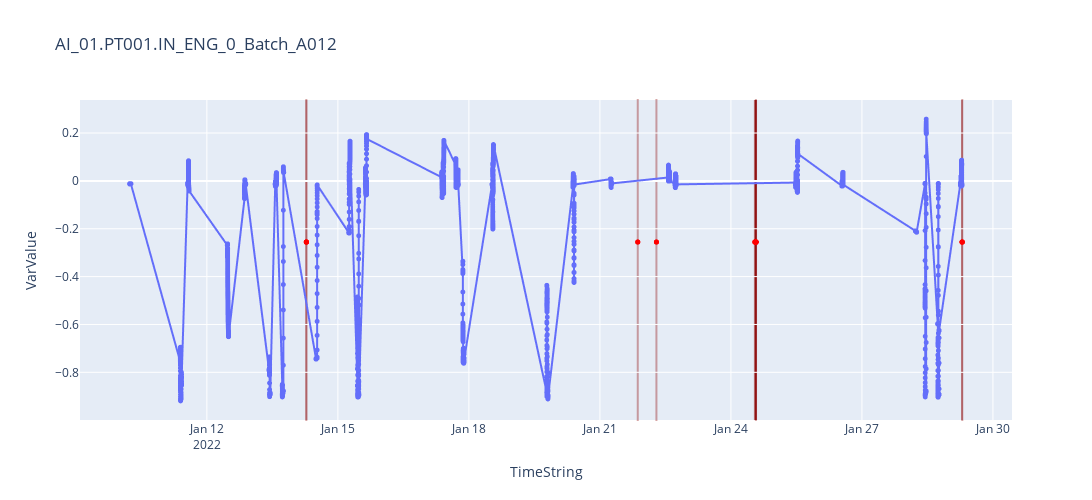

The code cell stored with this chart in its notebook:
### Code cell
df_sub = df_trends[df_trends['VarName']==varname]
df_sub = df_sub[df_trends['Validity'].isin([int(x) for x in validity])]
df_sub = df_sub[df_trends['Batch']==batch]

df_sub = df_sub.sort_values(by='TimeString')

df_sub['day'] = df_sub['TimeString'].astype(str).str[:10]

#day_measurements = set(df_sub['day'])

#df_alarms_sub = df_alarms_sub[df_alarms_sub['TimeString_Begin'].astype(str).str[:10].isin(day_measurements)]
print(str(df_alarms_sub.shape[0])+" alarms")

df_sub_batch = df_batch_work[df_batch_work['Batch']==batch]
df_sub_batch = df_sub_batch.reset_index(drop=True)
print(str(df_sub_batch.shape[0])+" batches")

mean_value = df_sub["VarValue"].mean()

fig = px.line(df_sub, x="TimeString", y="VarValue", markers=True, title=varname+'_'+validity[0]+'_'+batch, width=1500, height=500)

fig.update_traces(marker=dict(size=5))

for i in range(df_sub_batch.shape[0]):
    fig.add_vrect(x0=df_sub_batch.iloc[i]['TimeString_Begin'], x1=df_sub_batch.iloc[i]['TimeString_End'], 
                  fillcolor="green", opacity=0.35, line=dict(color='darkgreen'), layer='below')
    
    fig.add_scatter(x=[df_sub_batch.iloc[i]['TimeString_Begin']], y=[mean_value], mode="markers", showlegend=False,
                marker=dict(size=5, color="green"), hovertemplate = str(df_sub_batch.iloc[i]['TimeString_Begin'])+', '+str(df_sub_batch.iloc[i]['MsgText']) + ' - begin', name='')
    
    fig.add_scatter(x=[df_sub_batch.iloc[i]['TimeString_End']], y=[mean_value], mode="markers", showlegend=False,
                marker=dict(size=5, color="green"),  hovertemplate = str(df_sub_batch.iloc[i]['TimeString_End'])+', '+str(df_sub_batch.iloc[i]['MsgText'])+ ' - end', name='')
    
for i in range(df_alarms_sub.shape[0]):
    fig.add_vrect(x0=df_alarms_sub.iloc[i]['TimeString_Begin'], x1=df_alarms_sub.iloc[i]['TimeString_End'], 
                  fillcolor="red", opacity=0.35, line=dict(color='darkred'), layer='below', name = str(df_alarms_sub.iloc[i]['MsgNumber']), editable=True)
    
    fig.add_scatter(x=[df_alarms_sub.iloc[i]['TimeString_Begin']], y=[mean_value], mode="markers", showlegend=False,
                marker=dict(size=5, color="red"), hovertemplate = str(df_alarms_sub.iloc[i]['TimeString_Begin'])+', Code: '+str(df_alarms_sub.iloc[i]['MsgNumber']), name='')
    
    fig.add_scatter(x=[df_alarms_sub.iloc[i]['TimeString_End']], y=[mean_value], mode="markers", showlegend=False,
                marker=dict(size=5, color="red"),  hovertemplate = str(df_alarms_sub.iloc[i]['TimeString_End'])+', Code: '+str(df_alarms_sub.iloc[i]['MsgNumber']), name='')
    
    


fig.show()

### Figure 1 — Plotly figure (JSON) as saved in the notebook; plotly's stock layout.template omitted (floating-point values rounded to 4 significant figures; data arrays with more than 128 entries replaced by an {"elided": "..."} marker saying what was removed)
{"data": [{"hovertemplate": "TimeString=%{x}<br>VarValue=%{y}<extra></extra>", "legendgroup": "", "line": {"color": "#636efa", "dash": "solid"}, "marker": {"size": 5, "symbol": "circle"}, "mode": "markers+lines", "name": "", "showlegend": false, "type": "scattergl", "x": {"elided": "14798 str values"}, "xaxis": "x", "y": {"elided": "14798 float values"}, "yaxis": "y"}, {"hovertemplate": "2022-01-14 06:39:19, Code: 176", "marker": {"color": "red", "size": 5}, "mode": "markers", "name": "", "showlegend": false, "type": "scatter", "x": ["2022-01-14T06:39:19"], "y": [-0.2558]}, {"hovertemplate": "2022-01-14 06:39:21, Code: 176", "marker": {"color": "red", "size": 5}, "mode": "markers", "name": "", "showlegend": false, "type": "scatter", "x": ["2022-01-14T06:39:21"], "y": [-0.2558]}, {"hovertemplate": "2022-01-14 06:40:28, Code: 176", "marker": {"color": "red", "size": 5}, "mode": "markers", "name": "", "showlegend": false, "type": "scatter", "x": ["2022-01-14T06:40:28"], "y": [-0.2558]}, {"hovertemplate": "2022-01-14 06:40:32, Code: 176", "marker": {"color": "red", "size": 5}, "mode": "markers", "name": "", "showlegend": false, "type": "scatter", "x": ["2022-01-14T06:40:32"], "y": [-0.2558]}, {"hovertemplate": "2022-01-21 20:47:55, Code: 176", "marker": {"color": "red", "size": 5}, "mode": "markers", "name": "", "showlegend": false, "type": "scatter", "x": ["2022-01-21T20:47:55"], "y": [-0.2558]}, {"hovertemplate": "2022-01-21 20:47:56, Code: 176", "marker": {"color": "red", "size": 5}, "mode": "markers", "name": "", "showlegend": false, "type": "scatter", "x": ["2022-01-21T20:47:56"], "y": [-0.2558]}, {"hovertemplate": "2022-01-22 07:02:59, Code: 176", "marker": {"color": "red", "size": 5}, "mode": "markers", "name": "", "showlegend": false, "type": "scatter", "x": ["2022-01-22T07:02:59"], "y": [-0.2558]}, {"hovertemplate": "2022-01-22 07:03:40, Code: 176", "marker": {"color": "red", "size": 5}, "mode": "markers", "name": "", "showlegend": false, "type": "scatter", "x": ["2022-01-22T07:03:40"], "y": [-0.2558]}, {"hovertemplate": "2022-01-24 13:09:02, Code: 176", "marker": {"color": "red", "size": 5}, "mode": "markers", "name": "", "showlegend": false, "type": "scatter", "x": ["2022-01-24T13:09:02"], "y": [-0.2558]}, {"hovertemplate": "2022-01-24 13:09:09, Code: 176", "marker": {"color": "red", "size": 5}, "mode": "markers", "name": "", "showlegend": false, "type": "scatter", "x": ["2022-01-24T13:09:09"], "y": [-0.2558]}, {"hovertemplate": "2022-01-24 13:25:28, Code: 176", "marker": {"color": "red", "size": 5}, "mode": "markers", "name": "", "showlegend": false, "type": "scatter", "x": ["2022-01-24T13:25:28"], "y": [-0.2558]}, {"hovertemplate": "2022-01-24 13:25:33, Code: 176", "marker": {"color": "red", "size": 5}, "mode": "markers", "name": "", "showlegend": false, "type": "scatter", "x": ["2022-01-24T13:25:33"], "y": [-0.2558]}, {"hovertemplate": "2022-01-24 13:41:58, Code: 176", "marker": {"color": "red", "size": 5}, "mode": "markers", "name": "", "showlegend": false, "type": "scatter", "x": ["2022-01-24T13:41:58"], "y": [-0.2558]}, {"hovertemplate": "2022-01-24 13:42:04, Code: 176", "marker": {"color": "red", "size": 5}, "mode": "markers", "name": "", "showlegend": false, "type": "scatter", "x": ["2022-01-24T13:42:04"], "y": [-0.2558]}, {"hovertemplate": "2022-01-24 13:42:12, Code: 176", "marker": {"color": "red", "size": 5}, "mode": "markers", "name": "", "showlegend": false, "type": "scatter", "x": ["2022-01-24T13:42:12"], "y": [-0.2558]}, {"hovertemplate": "2022-01-24 13:42:24, Code: 176", "marker": {"color": "red", "size": 5}, "mode": "markers", "name": "", "showlegend": false, "type": "scatter", "x": ["2022-01-24T13:42:24"], "y": [-0.2558]}, {"hovertemplate": "2022-01-24 13:42:39, Code: 176", "marker": {"color": "red", "size": 5}, "mode": "markers", "name": "", "showlegend": false, "type": "scatter", "x": ["2022-01-24T13:42:39"], "y": [-0.2558]}, {"hovertemplate": "2022-01-24 13:42:57, Code: 176", "marker": {"color": "red", "size": 5}, "mode": "markers", "name": "", "showlegend": false, "type": "scatter", "x": ["2022-01-24T13:42:57"], "y": [-0.2558]}, {"hovertemplate": "2022-01-24 13:48:31, Code: 176", "marker": {"color": "red", "size": 5}, "mode": "markers", "name": "", "showlegend": false, "type": "scatter", "x": ["2022-01-24T13:48:31"], "y": [-0.2558]}, {"hovertemplate": "2022-01-24 13:48:35, Code: 176", "marker": {"color": "red", "size": 5}, "mode": "markers", "name": "", "showlegend": false, "type": "scatter", "x": ["2022-01-24T13:48:35"], "y": [-0.2558]}, {"hovertemplate": "2022-01-29 07:00:43, Code: 176", "marker": {"color": "red", "size": 5}, "mode": "markers", "name": "", "showlegend": false, "type": "scatter", "x": ["2022-01-29T07:00:43"], "y": [-0.2558]}, {"hovertemplate": "2022-01-29 07:00:45, Code: 176", "marker": {"color": "red", "size": 5}, "mode": "markers", "name": "", "showlegend": false, "type": "scatter", "x": ["2022-01-29T07:00:45"], "y": [-0.2558]}, {"hovertemplate": "2022-01-29 07:08:37, Code: 176", "marker": {"color": "red", "size": 5}, "mode": "markers", "name": "", "showlegend": false, "type": "scatter", "x": ["2022-01-29T07:08:37"], "y": [-0.2558]}, {"hovertemplate": "2022-01-29 07:08:40, Code: 176", "marker": {"color": "red", "size": 5}, "mode": "markers", "name": "", "showlegend": false, "type": "scatter", "x": ["2022-01-29T07:08:40"], "y": [-0.2558]}], "layout": {"height": 500, "legend": {"tracegroupgap": 0}, "shapes": [{"editable": true, "fillcolor": "red", "layer": "below", "line": {"color": "darkred"}, "name": "176", "opacity": 0.35, "type": "rect", "x0": "2022-01-14T06:39:19", "x1": "2022-01-14T06:39:21", "xref": "x", "y0": 0, "y1": 1, "yref": "y domain"}, {"editable": true, "fillcolor": "red", "layer": "below", "line": {"color": "darkred"}, "name": "176", "opacity": 0.35, "type": "rect", "x0": "2022-01-14T06:40:28", "x1": "2022-01-14T06:40:32", "xref": "x", "y0": 0, "y1": 1, "yref": "y domain"}, {"editable": true, "fillcolor": "red", "layer": "below", "line": {"color": "darkred"}, "name": "176", "opacity": 0.35, "type": "rect", "x0": "2022-01-21T20:47:55", "x1": "2022-01-21T20:47:56", "xref": "x", "y0": 0, "y1": 1, "yref": "y domain"}, {"editable": true, "fillcolor": "red", "layer": "below", "line": {"color": "darkred"}, "name": "176", "opacity": 0.35, "type": "rect", "x0": "2022-01-22T07:02:59", "x1": "2022-01-22T07:03:40", "xref": "x", "y0": 0, "y1": 1, "yref": "y domain"}, {"editable": true, "fillcolor": "red", "layer": "below", "line": {"color": "darkred"}, "name": "176", "opacity": 0.35, "type": "rect", "x0": "2022-01-24T13:09:02", "x1": "2022-01-24T13:09:09", "xref": "x", "y0": 0, "y1": 1, "yref": "y domain"}, {"editable": true, "fillcolor": "red", "layer": "below", "line": {"color": "darkred"}, "name": "176", "opacity": 0.35, "type": "rect", "x0": "2022-01-24T13:25:28", "x1": "2022-01-24T13:25:33", "xref": "x", "y0": 0, "y1": 1, "yref": "y domain"}, {"editable": true, "fillcolor": "red", "layer": "below", "line": {"color": "darkred"}, "name": "176", "opacity": 0.35, "type": "rect", "x0": "2022-01-24T13:41:58", "x1": "2022-01-24T13:42:04", "xref": "x", "y0": 0, "y1": 1, "yref": "y domain"}, {"editable": true, "fillcolor": "red", "layer": "below", "line": {"color": "darkred"}, "name": "176", "opacity": 0.35, "type": "rect", "x0": "2022-01-24T13:42:12", "x1": "2022-01-24T13:42:24", "xref": "x", "y0": 0, "y1": 1, "yref": "y domain"}, {"editable": true, "fillcolor": "red", "layer": "below", "line": {"color": "darkred"}, "name": "176", "opacity": 0.35, "type": "rect", "x0": "2022-01-24T13:42:39", "x1": "2022-01-24T13:42:57", "xref": "x", "y0": 0, "y1": 1, "yref": "y domain"}, {"editable": true, "fillcolor": "red", "layer": "below", "line": {"color": "darkred"}, "name": "176", "opacity": 0.35, "type": "rect", "x0": "2022-01-24T13:48:31", "x1": "2022-01-24T13:48:35", "xref": "x", "y0": 0, "y1": 1, "yref": "y domain"}, {"editable": true, "fillcolor": "red", "layer": "below", "line": {"color": "darkred"}, "name": "176", "opacity": 0.35, "type": "rect", "x0": "2022-01-29T07:00:43", "x1": "2022-01-29T07:00:45", "xref": "x", "y0": 0, "y1": 1, "yref": "y domain"}, {"editable": true, "fillcolor": "red", "layer": "below", "line": {"color": "darkred"}, "name": "176", "opacity": 0.35, "type": "rect", "x0": "2022-01-29T07:08:37", "x1": "2022-01-29T07:08:40", "xref": "x", "y0": 0, "y1": 1, "yref": "y domain"}], "title": {"text": "AI_01.PT001.IN_ENG_0_Batch_A012"}, "width": 1500, "xaxis": {"anchor": "y", "autorange": true, "domain": [0, 1], "range": ["2022-01-09 02:51:31.4392", "2022-01-30 09:53:15.5608"], "title": {"text": "TimeString"}, "type": "date"}, "yaxis": {"anchor": "x", "autorange": true, "domain": [0, 1], "range": [-0.9993, 0.3381], "title": {"text": "VarValue"}, "type": "linear"}}}
